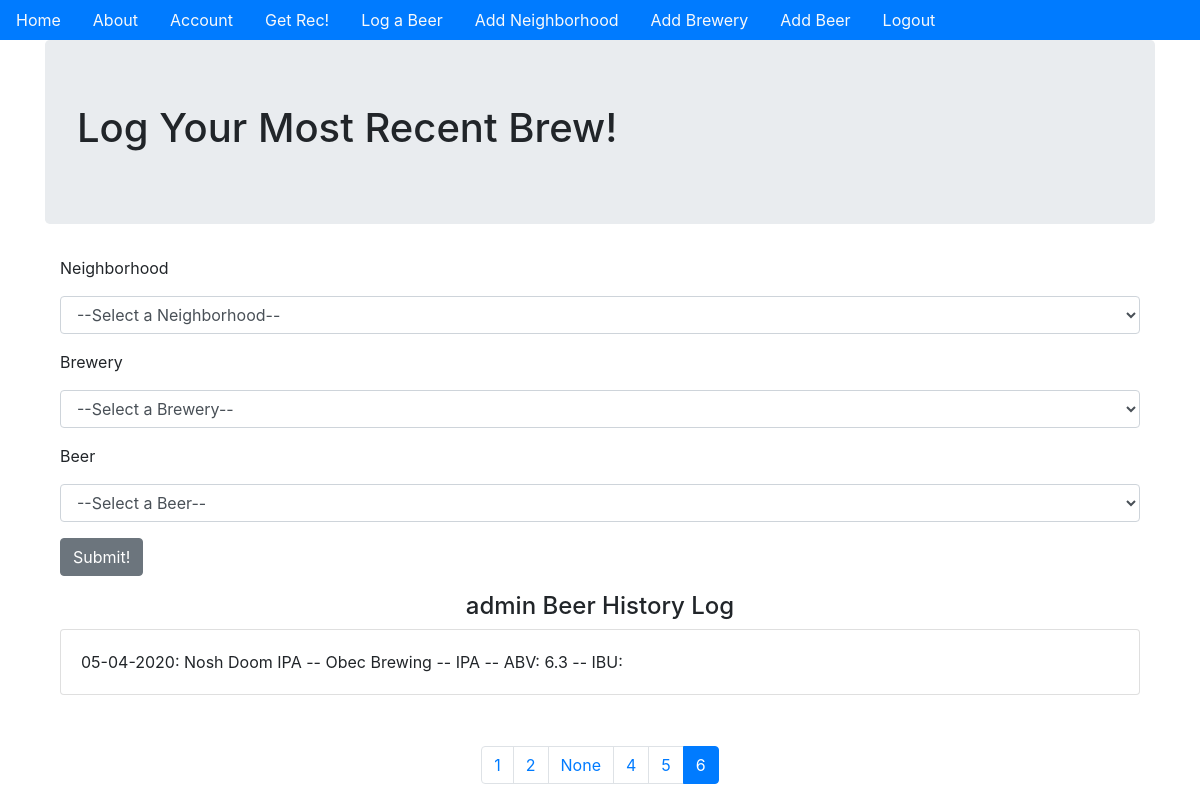
The page /log_item?page=6 (signed in) on the database its author committed.
### beer_app/models.py (models this page shows, shortened)
class User(db.Model, UserMixin):
    __tablename__ = 'users'
    id = db.Column(db.Integer, primary_key=True)
    profile_image = db.Column(
        db.String(64), nullable=False, default='default_profile.png')
    email = db.Column(db.String(64), unique=True, index=True)
    username = db.Column(db.String(64), unique=True, index=True)
    password_hash = db.Column(db.String(128))
    transactions = db.relationship('Log', backref='user', lazy='dynamic')
    recommendations = db.relationship(
        'Rec', backref='user', lazy='dynamic')

class Log(db.Model):
    __tablename__ = 'transactions'
    users = db.relationship(User)
    items = db.relationship(Item)
    id = db.Column(db.Integer, primary_key=True)
    user_id = db.Column(db.Integer, db.ForeignKey('users.id'), nullable=False)
    item_id = db.Column(db.Integer, db.ForeignKey('items.id'), nullable=False)
    date = db.Column(db.DateTime, nullable=False, default=datetime.utcnow)
    def __repr__(self):
        return f"{self.date.strftime('%m-%d-%Y')}: {Item.query.filter_by(id=self.item_id).first()}"

class Item(db.Model):
    __tablename__ = 'items'
    locations = db.relationship(Location)
    id = db.Column(db.Integer, primary_key=True)
    name = db.Column(db.String(64), nullable=False, index=True)
    style = db.Column(db.String(64), nullable=False, index=True)
    abv = db.Column(db.String(4), nullable=False, index=True)
    ibu = db.Column(db.String(3), index=True)
    location_id = db.Column(db.Integer, db.ForeignKey(
        'locations.id'), nullable=False)
    def __repr__(self):
        return f"{self.name} -- {self.locations.name} -- {self.style} -- ABV: {self.abv} -- IBU: {self.ibu}"

class Location(db.Model):
    __tablename__ = 'locations'
    zones = db.relationship(Zone)
    id = db.Column(db.Integer, primary_key=True)
    name = db.Column(db.String(64), index=True)
    address = db.Column(db.String(64))
    phone = db.Column(db.String(10))
    website = db.Column(db.String(64))
    zone_id = db.Column(db.Integer, db.ForeignKey('zones.id'), nullable=False)
    items = db.relationship('Item', backref='location')

### beer_app/actions/views.py (the view)
@actions.route('/log_item', methods=['GET', 'POST'])
@login_required
def log_item():
    form = LogActionForm()
    form.zone.choices += [
                                            (zone.id, zone.name)
                                            for zone
                                            in Zone.query.order_by('name')
                                        ]
    form.loc.choices += [
                                        (loc.id, loc.name)
                                        for loc
                                        in Location.query.order_by('name')
                                     ]
    form.item.choices += [
                                            (item.id, item.name)
                                            for item
                                            in Item.query.order_by('location_id')
                                       ]
    if form.validate_on_submit():
        transaction = Log(user_id=current_user.id,
                                        item_id=form.item.data)
        db.session.add(transaction)
        db.session.commit()
        return redirect(url_for('actions.log_item'))
    page = request.args.get('page', 1, type=int)
    user_post_log = Log.query.filter_by(user_id=current_user.id).order_by(
        Log.date.desc()).paginate(page=page, per_page=3)
    return render_template('log_item.html', form=form, user_post_log=user_post_log)

### beer_app/actions/forms.py
class LogActionForm(RecActionForm):
    item = SelectField('Beer',
                                    coerce=int,
                                    validators=[DataRequired()],
                                    choices=[(0, '--Select a Beer--')])

### beer_app/models.py (called while the page is built)
@login_manager.user_loader
def load_user(user_id):
    return User.query.get(user_id)

### beer_app/templates/log_item.html (shortened to what this page needs)
{% extends "base.html" %}
{% block content %}
<div class='jumbotron'>
    <h1>Log Your Most Recent Brew!</h1>
</div>
<div class='container'>
    <form method="POST" action="" enctype="multipart/form-data">
        <div class='form-group'>
            {{form.zone.label(class='form-group')}}
            {{form.zone(class='form-control')}}
        </div>
        <div class='form-group'>
            {{form.loc.label(class='form-group')}}
            {{form.loc(class='form-control')}}
        </div>
        <div class='form-group'>
            {{form.item.label(class='form-group')}}
            {{form.item(class='form-control')}}
        </div>
        <div class='form-group'>
            {{form.submit(class='btn btn-secondary')}}
        </div>
    </form>
</div>
{% if user_post_log.items %}
<div class='container'>
    <h4 style='text-align:center'> {{current_user.username}} Beer History Log</h4>
    {% for post in user_post_log.items %}
    <div class='card'>
        <div class='card-body'>
            {{post}}
        </div>
    </div>
    {% endfor %}
</div>
<div class="fixed-bottom">
    <nav aria-label='User Post Log'>
        <ul class='pagination sticky-bottom justify-content-center'>
            {% for page_num in user_post_log.iter_pages(left_edge=2,
                                                                                        right_edge=2,
                                                                                        left_current=2,
                                                                                        right_current=2) %}
            {% if user_post_log.page == page_num %}
            <li class='page-item active' aria-current="page">
                <span class="page-link" href="{{url_for('actions.log_item',page=page_num)}}">{{page_num}}
                </span>
            </li>
            {% else %}
            <li class='page-item'>
                <a class='page-link' href="{{url_for('actions.log_item',page=page_num)}}">{{page_num}}</a>
            </li>
            {% endif %}
            {% endfor %}
        </ul>
    </nav>
</div>
{% endif %}
{% endblock %}

### rows shown on the page
User: username "admin"
Log: date+item "05-04-2020: Nosh Doom IPA -- Obec Brewing -- IPA -- ABV: 6.3 -- IBU:"

### other values the page prints
{{ page_num }} "1" "2" "None" "4" "5"
{{ page_num }} "6"
